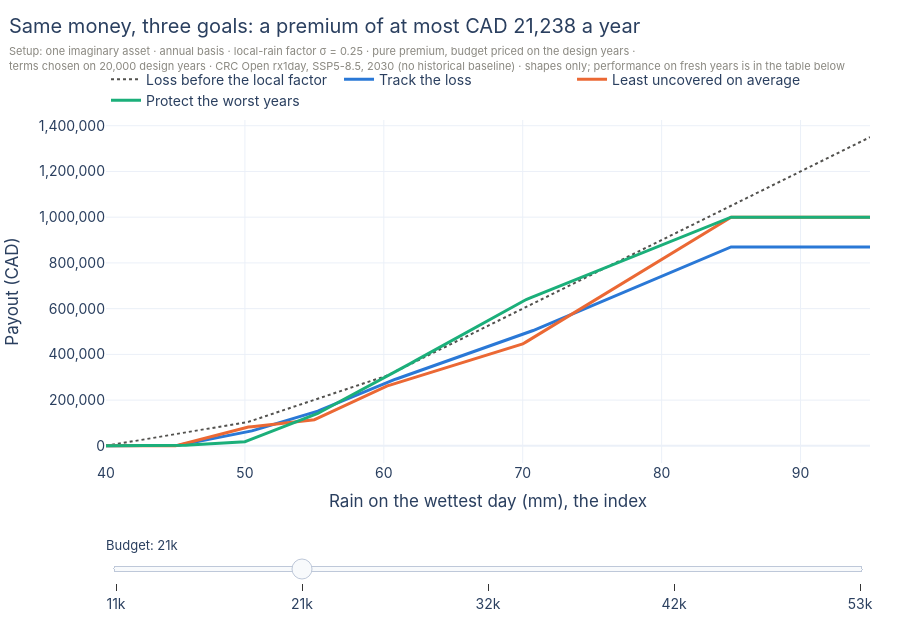

Notebook code cell kept with this figure:
### Markdown cell above
> 💡 **Key idea: the premium is a statement about the curve.** The pure premium is
> `E[payout]`: the payout function averaged over the rain curve, so it moves as the
> hazard moves. The loaded premium here is
> `P = (1 − rate) · E[payout] + rate · CVaR_q(payout)`, the module's
> `CostOfCapitalLoad(rate, q)`. A warmer or wetter curve changes the price without
> anyone touching the contract.

## 5. Designing a better one

*Better at what?* So far we picked the terms by hand. The module can choose them
for us if we say what "good" means. Keep the same rain and the same money, and ask
for three different things:

| Goal | In plain words | In the module |
|---|---|---|
| Track the loss | Pay as close to the loss as you can, every year; paying too much counts as much as paying too little | `MSE()` |
| Leave the least uncovered, on average | Reduce the part of the loss the payout doesn't cover, every year alike | `ExpectedUncovered()` |
| Protect the worst years | Put most of the weight on the worst tenth of the years for what's left uncovered | `WeightedCVaR(alpha=0.9, beta=0.9)` |

We give the cover a free shape (a payout that can change slope at 50, 55, 60, 70
and 85 mm, up to at most CAD 1 million) and let each goal spend the **same premium
budget**. Drag the slider to change the budget.

### Code cell
KNOTS = [45.0, 50.0, 55.0, 60.0, 70.0, 85.0]
GOALS = {
    "Track the loss": (MSE(), BLUE),
    "Least uncovered on average": (ExpectedUncovered(), ORANGE),
    "Protect the worst years": (WeightedCVaR(alpha=0.9, beta=0.9), GREEN),
}
# The first cover's premium on the design years, and multiples of it: "the same money" and more or less of it.
first_premium = evaluate(first_cover, design_years, split="in_sample", design_sample=design_years, options=OPTIONS).to_pylist()[0]["premium"]
BUDGETS = tuple(multiple * first_premium for multiple in (0.5, 1.0, 1.5, 2.0, 2.5))
LIMIT = Limit(1_000_000.0)


def template(label):
    # The first level is fixed at zero, so the cover pays nothing at or below 45 mm. The other five are free.
    return Cover(index, PiecewiseLinearPayout(KNOTS, [0.0, Free(), Free(), Free(), Free(), Free()]),
                 payout_unit="CAD", label=label)


designs = {
    (budget, goal): design(template(goal), design_years, objective, budget=Budget(amount=budget), limit=LIMIT)
    for budget in BUDGETS
    for goal, (objective, _) in GOALS.items()
}

plot_rain = np.linspace(40.0, 95.0, 221)
fig = go.Figure()
fig.add_trace(go.Scatter(x=plot_rain, y=ASSET["value_cad"] * np.asarray(DAMAGE.evaluate(plot_rain), dtype=float),
                         mode="lines", name="Loss before the local factor", line=dict(color=INK, width=2, dash="dot"),
                         hovertemplate="%{x:.0f} mm: loss CAD %{y:,.0f}<extra></extra>"))
for budget in BUDGETS:
    for goal, (_, color) in GOALS.items():
        fig.add_trace(go.Scatter(x=plot_rain, y=designs[budget, goal].cover.payout_values(plot_rain), mode="lines", name=goal,
                                 line=dict(color=color, width=3), visible=budget == BUDGETS[1],
                                 hovertemplate=f"{goal}<br>%{{x:.0f}} mm: pays CAD %{{y:,.0f}}<extra></extra>"))


def visible_budget(budget):
    return [True] + [item == budget for item in BUDGETS for _ in GOALS]


def budget_title(budget):
    return f"Same money, three goals: a premium of at most {cad(budget)} a year"


layout(fig, budget_title(BUDGETS[1]),
       f"Setup: one imaginary asset · annual basis · local-rain factor σ = {SIGMA} · pure premium, budget priced on the design years ·<br>"
       f"terms chosen on {N_YEARS:,} design years · CRC Open rx1day, SSP5-8.5, {HORIZON} (no historical baseline) · shapes only; performance on fresh years is in the table below",
       xaxis_title="Rain on the wettest day (mm), the index", yaxis=dict(title="Payout (CAD)", tickformat=",.0f"),
       legend=dict(orientation="h", yanchor="bottom", y=1.01, x=0), height=620, bottom=130,
       sliders=[dict(active=1, currentvalue=dict(prefix="Budget: ", font=dict(size=13)), pad=dict(t=70),
                     steps=[dict(method="update", label=f"{budget / 1000:.0f}k",
                                 args=[{"visible": visible_budget(budget)}, {"title.text": budget_title(budget)}])
                            for budget in BUDGETS])])
fig.show()

### Figure 1 — Plotly figure (JSON) as saved in the notebook; plotly's stock layout.template omitted (floating-point values rounded to 4 significant figures; data arrays with more than 128 entries replaced by an {"elided": "..."} marker saying what was removed)
{"data": [{"hovertemplate": "%{x:.0f} mm: loss CAD %{y:,.0f}<extra></extra>", "line": {"color": "#52514e", "dash": "dot", "width": 2}, "mode": "lines", "name": "Loss before the local factor", "type": "scatter", "x": {"elided": "221 float values"}, "y": {"elided": "221 float values"}}, {"hovertemplate": "Track the loss<br>%{x:.0f} mm: pays CAD %{y:,.0f}<extra></extra>", "line": {"color": "#2a78d6", "width": 3}, "mode": "lines", "name": "Track the loss", "type": "scatter", "visible": false, "x": {"elided": "221 float values"}, "y": {"elided": "221 float values"}}, {"hovertemplate": "Least uncovered on average<br>%{x:.0f} mm: pays CAD %{y:,.0f}<extra></extra>", "line": {"color": "#eb6834", "width": 3}, "mode": "lines", "name": "Least uncovered on average", "type": "scatter", "visible": false, "x": {"elided": "221 float values"}, "y": {"elided": "221 float values"}}, {"hovertemplate": "Protect the worst years<br>%{x:.0f} mm: pays CAD %{y:,.0f}<extra></extra>", "line": {"color": "#1baf7a", "width": 3}, "mode": "lines", "name": "Protect the worst years", "type": "scatter", "visible": false, "x": {"elided": "221 float values"}, "y": {"elided": "221 float values"}}, {"hovertemplate": "Track the loss<br>%{x:.0f} mm: pays CAD %{y:,.0f}<extra></extra>", "line": {"color": "#2a78d6", "width": 3}, "mode": "lines", "name": "Track the loss", "type": "scatter", "visible": true, "x": {"elided": "221 float values"}, "y": {"elided": "221 float values"}}, {"hovertemplate": "Least uncovered on average<br>%{x:.0f} mm: pays CAD %{y:,.0f}<extra></extra>", "line": {"color": "#eb6834", "width": 3}, "mode": "lines", "name": "Least uncovered on average", "type": "scatter", "visible": true, "x": {"elided": "221 float values"}, "y": {"elided": "221 float values"}}, {"hovertemplate": "Protect the worst years<br>%{x:.0f} mm: pays CAD %{y:,.0f}<extra></extra>", "line": {"color": "#1baf7a", "width": 3}, "mode": "lines", "name": "Protect the worst years", "type": "scatter", "visible": true, "x": {"elided": "221 float values"}, "y": {"elided": "221 float values"}}, {"hovertemplate": "Track the loss<br>%{x:.0f} mm: pays CAD %{y:,.0f}<extra></extra>", "line": {"color": "#2a78d6", "width": 3}, "mode": "lines", "name": "Track the loss", "type": "scatter", "visible": false, "x": {"elided": "221 float values"}, "y": {"elided": "221 float values"}}, {"hovertemplate": "Least uncovered on average<br>%{x:.0f} mm: pays CAD %{y:,.0f}<extra></extra>", "line": {"color": "#eb6834", "width": 3}, "mode": "lines", "name": "Least uncovered on average", "type": "scatter", "visible": false, "x": {"elided": "221 float values"}, "y": {"elided": "221 float values"}}, {"hovertemplate": "Protect the worst years<br>%{x:.0f} mm: pays CAD %{y:,.0f}<extra></extra>", "line": {"color": "#1baf7a", "width": 3}, "mode": "lines", "name": "Protect the worst years", "type": "scatter", "visible": false, "x": {"elided": "221 float values"}, "y": {"elided": "221 float values"}}, {"hovertemplate": "Track the loss<br>%{x:.0f} mm: pays CAD %{y:,.0f}<extra></extra>", "line": {"color": "#2a78d6", "width": 3}, "mode": "lines", "name": "Track the loss", "type": "scatter", "visible": false, "x": {"elided": "221 float values"}, "y": {"elided": "221 float values"}}, {"hovertemplate": "Least uncovered on average<br>%{x:.0f} mm: pays CAD %{y:,.0f}<extra></extra>", "line": {"color": "#eb6834", "width": 3}, "mode": "lines", "name": "Least uncovered on average", "type": "scatter", "visible": false, "x": {"elided": "221 float values"}, "y": {"elided": "221 float values"}}, {"hovertemplate": "Protect the worst years<br>%{x:.0f} mm: pays CAD %{y:,.0f}<extra></extra>", "line": {"color": "#1baf7a", "width": 3}, "mode": "lines", "name": "Protect the worst years", "type": "scatter", "visible": false, "x": {"elided": "221 float values"}, "y": {"elided": "221 float values"}}, {"hovertemplate": "Track the loss<br>%{x:.0f} mm: pays CAD %{y:,.0f}<extra></extra>", "line": {"color": "#2a78d6", "width": 3}, "mode": "lines", "name": "Track the loss", "type": "scatter", "visible": false, "x": {"elided": "221 float values"}, "y": {"elided": "221 float values"}}, {"hovertemplate": "Least uncovered on average<br>%{x:.0f} mm: pays CAD %{y:,.0f}<extra></extra>", "line": {"color": "#eb6834", "width": 3}, "mode": "lines", "name": "Least uncovered on average", "type": "scatter", "visible": false, "x": {"elided": "221 float values"}, "y": {"elided": "221 float values"}}, {"hovertemplate": "Protect the worst years<br>%{x:.0f} mm: pays CAD %{y:,.0f}<extra></extra>", "line": {"color": "#1baf7a", "width": 3}, "mode": "lines", "name": "Protect the worst years", "type": "scatter", "visible": false, "x": {"elided": "221 float values"}, "y": {"elided": "221 float values"}}], "layout": {"font": {"family": "Inter, Helvetica, Arial, sans-serif", "size": 14}, "height": 620, "hoverlabel": {"font": {"size": 13}}, "legend": {"orientation": "h", "x": 0, "y": 1.01, "yanchor": "bottom"}, "margin": {"b": 130, "l": 75, "r": 30, "t": 120}, "sliders": [{"active": 1, "currentvalue": {"font": {"size": 13}, "prefix": "Budget: "}, "pad": {"t": 70}, "steps": [{"args": [{"visible": [true, true, true, true, false, false, false, false, false, false, false, false, false, false, false, false]}, {"title.text": "Same money, three goals: a premium of at most CAD 10,619 a year"}], "label": "11k", "method": "update"}, {"args": [{"visible": [true, false, false, false, true, true, true, false, false, false, false, false, false, false, false, false]}, {"title.text": "Same money, three goals: a premium of at most CAD 21,238 a year"}], "label": "21k", "method": "update"}, {"args": [{"visible": [true, false, false, false, false, false, false, true, true, true, false, false, false, false, false, false]}, {"title.text": "Same money, three goals: a premium of at most CAD 31,857 a year"}], "label": "32k", "method": "update"}, {"args": [{"visible": [true, false, false, false, false, false, false, false, false, false, true, true, true, false, false, false]}, {"title.text": "Same money, three goals: a premium of at most CAD 42,476 a year"}], "label": "42k", "method": "update"}, {"args": [{"visible": [true, false, false, false, false, false, false, false, false, false, false, false, false, true, true, true]}, {"title.text": "Same money, three goals: a premium of at most CAD 53,095 a year"}], "label": "53k", "method": "update"}]}], "title": {"subtitle": {"font": {"color": "#8a8880", "size": 11}, "text": "Setup: one imaginary asset · annual basis · local-rain factor σ = 0.25 · pure premium, budget priced on the design years ·<br>terms chosen on 20,000 design years · CRC Open rx1day, SSP5-8.5, 2030 (no historical baseline) · shapes only; performance on fresh years is in the table below"}, "text": "Same money, three goals: a premium of at most CAD 21,238 a year", "x": 0.01, "y": 0.97, "yanchor": "top"}, "xaxis": {"title": {"text": "Rain on the wettest day (mm), the index"}}, "yaxis": {"tickformat": ",.0f", "title": {"text": "Payout (CAD)"}}}}
